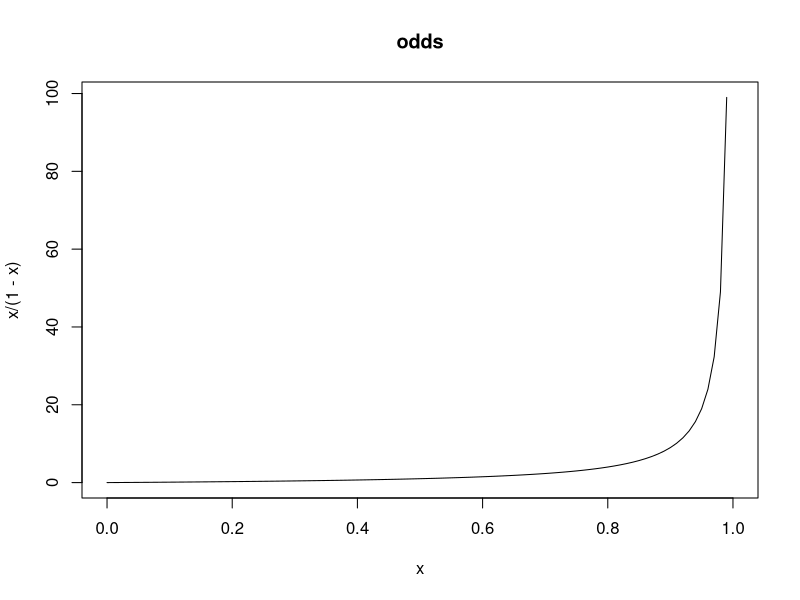
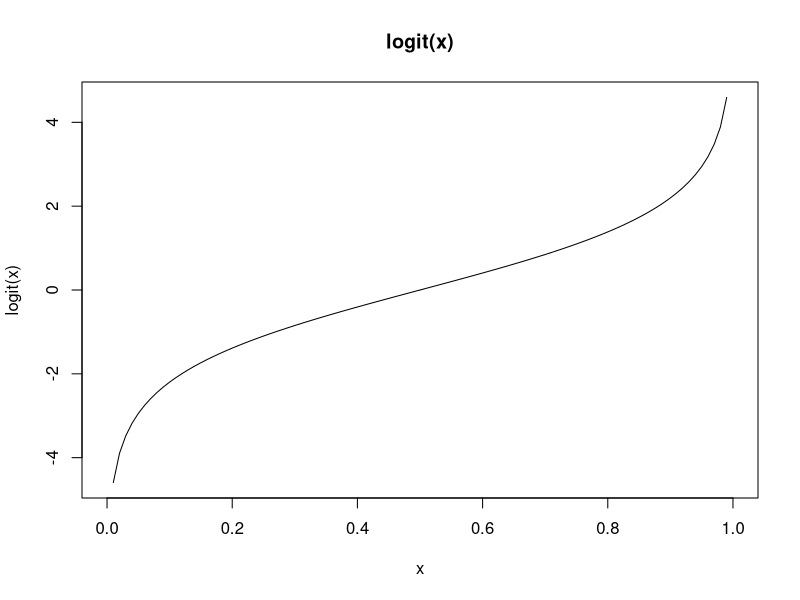
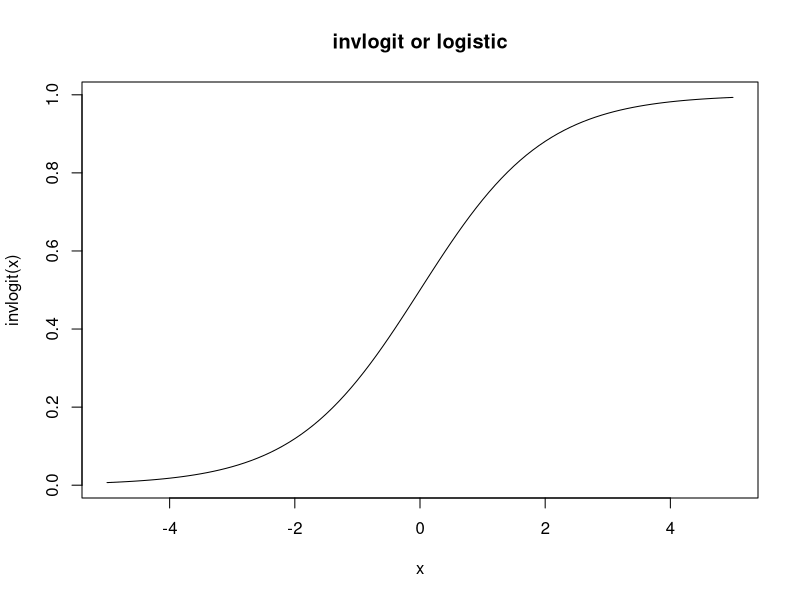
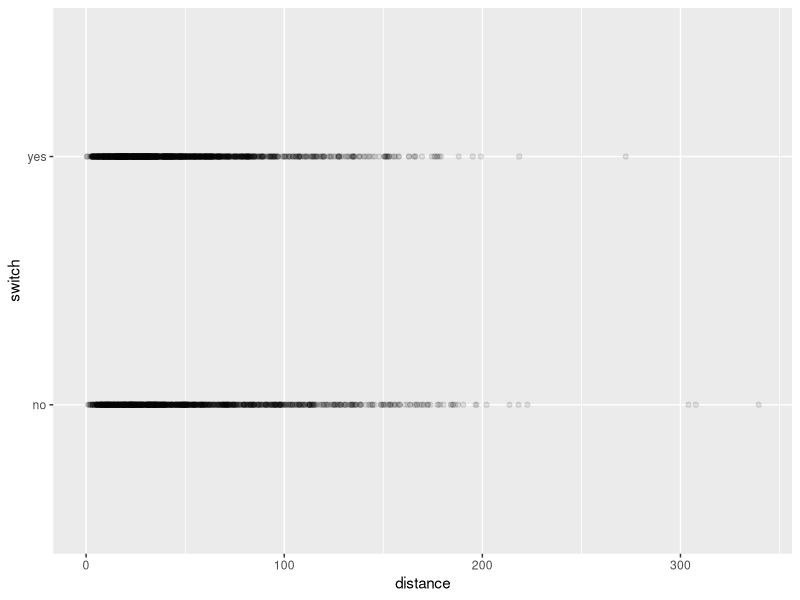
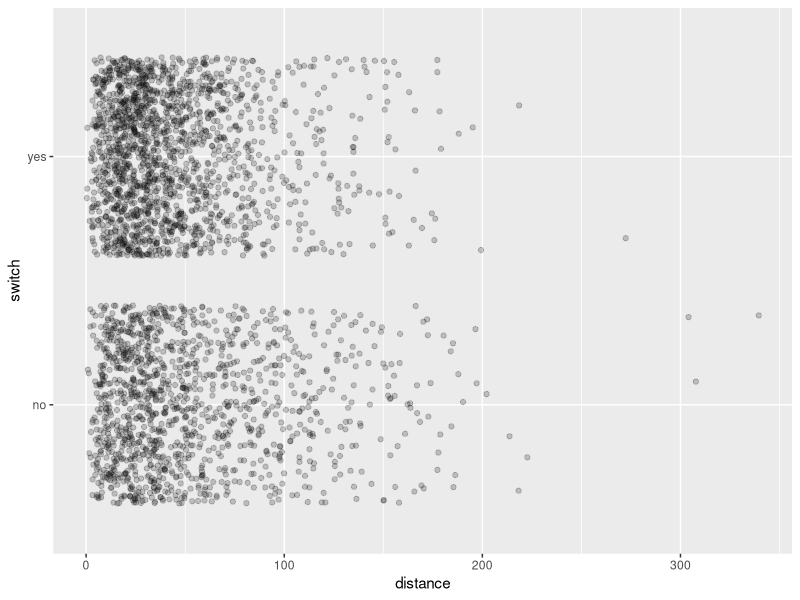
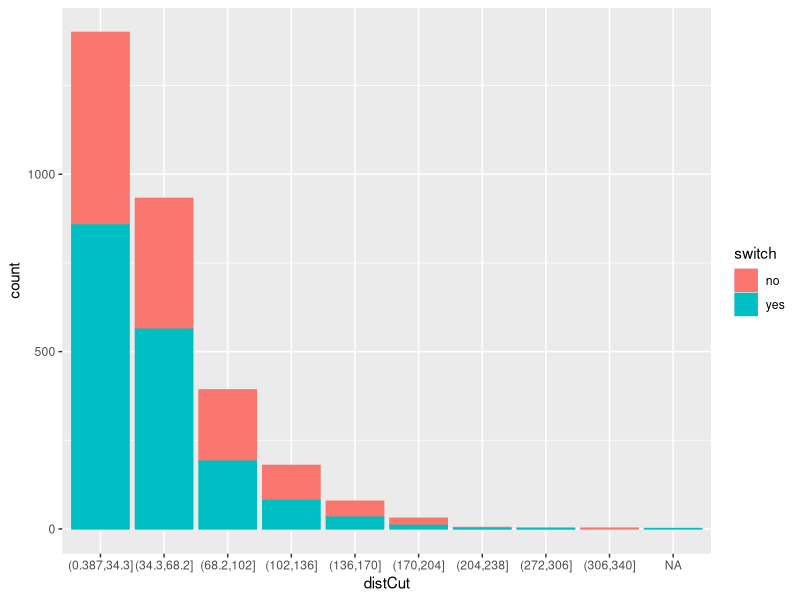
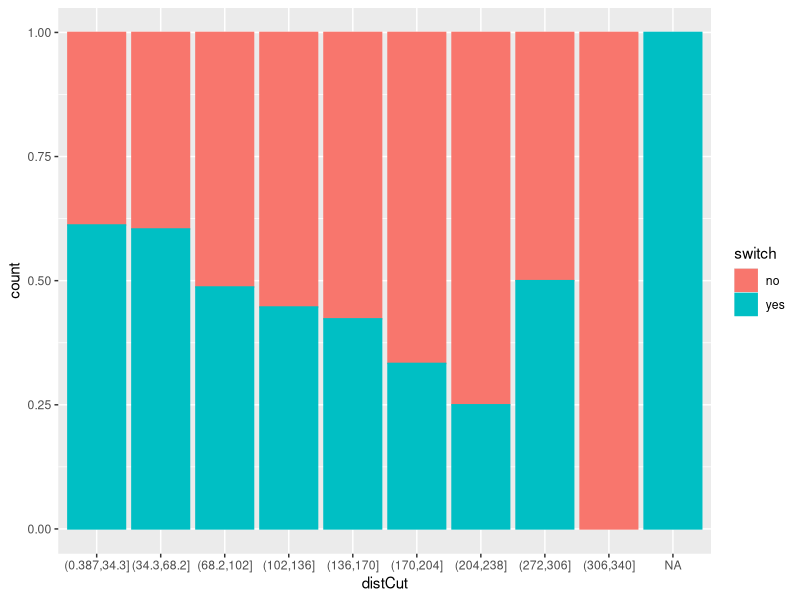
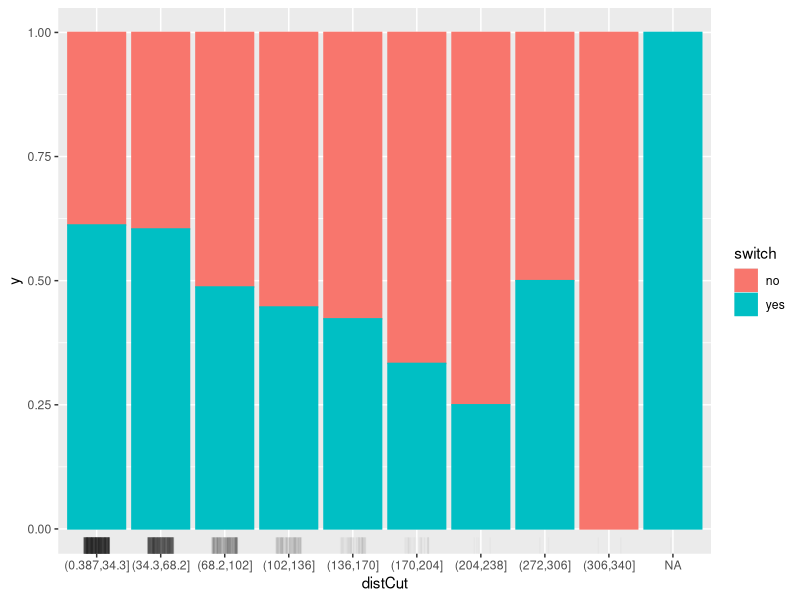

Reproduce these figures in R, in order.
## ---- chunk 1
knitr::opts_chunk$set(echo = TRUE)

## ---- chunk 2
library(arm)
invlogit
logit
curve(x/(1-x), xlim=c(0,1), main='odds')
curve(logit(x), xlim=c(0,1), main='logit(x)')
curve(invlogit(x), xlim=c(-5,5), main='invlogit or logistic')
## ---- chunk 3
data(Wells, package='carData')
summary(Wells)
## ---- chunk 4
library(ggplot2)
ggplot(data=Wells) + geom_point(aes(x=distance, y=switch), alpha=0.1)
ggplot(data=Wells) + geom_jitter(aes(x=distance, y=switch), alpha=0.2) 
## ---- chunk 5
library(dplyr)
Wells_cut <- 
  Wells %>% summarise(min = min(distance), max = max(distance), by = (max-min)/10)  
Wells <- 
  Wells %>% mutate(distCut = cut(distance, 
                                 breaks=seq(Wells_cut$min, Wells_cut$max, Wells_cut$by))) 
ggplot(data=Wells, aes(x=distCut, col=switch, fill=switch)) + geom_bar()
ggplot(data=Wells, aes(x=distCut, col=switch, fill=switch)) + geom_bar(position = "fill" )
ggplot(data=Wells, aes(x=distCut, col=switch, fill=switch)) + geom_bar(position = "fill" ) + 
  geom_rug(aes(x=distCut, y=0.5), position=position_jitter(width=0.2),    alpha=0.02, sides='b', col='black')
## ---- chunk 6
library(dplyr)
Wells_cut <- 
  Wells %>% summarise(min = min(distance), max = max(distance), by = (max-min)/5)  
Wells <- 
  Wells %>% mutate(distCut = cut(distance, 
                                 breaks=seq(Wells_cut$min, Wells_cut$max, Wells_cut$by))) 
ggplot(data=Wells, aes(x=distCut, col=switch, fill=switch)) + geom_bar()
ggplot(data=Wells, aes(x=distCut, col=switch, fill=switch)) + geom_bar(position = "fill" )
ggplot(data=Wells, aes(x=distCut, col=switch, fill=switch)) + geom_bar(position = "dodge" ) +
  scale_y_log10()
## ---- chunk 7
fit0 <- glm(switch ~ distance, family=binomial(link="logit"), 
            data=Wells)
fit0 # 계수 및 model fit(Null Deviance, Residual Deviance, AIC) 확인
## ---- chunk 8
summary(fit0)
coef(fit0)
confint(fit0)

newdat = data.frame(distance = seq(0, 500, 10))
predy <- predict(fit0, newdata=newdat, type='link', se.fit=TRUE)
head(predy) # predy$fit, $se.fit, 
prob = 0.95
predy$lwr <- predy$fit + qnorm((1-prob)/2)*predy$se.fit
predy$upr <- predy$fit + qnorm(1-(1-prob)/2)*predy$se.fit

dfPredy <- data.frame(predy)
dfPredy$distance <- newdat$distance

library(arm)
dfPredy <- 
  dfPredy %>% mutate(lwr = invlogit(lwr),
                     upr = invlogit(upr),
                     fit = invlogit(fit))
## ---- chunk 9
library(effects)
eff <- effect("distance", fit0)
plot(eff, type='response') # type = "rescale", "response", "link"
#plot(eff, family="bionomial")

#effAll <- allEffects(fit0)
#plot(effAll, type='response')

Wells <- Wells %>% mutate(switchnum = ifelse(switch=="yes", 1, 0))
ggplot(data=Wells) + geom_jitter(aes(x=distance, y=switchnum), alpha=0.2, height=0.05) +
  geom_line(data=dfPredy, aes(x=distance, y=fit)) + 
  geom_ribbon(data=dfPredy %>% arrange(distance), aes(x=distance, y=fit, ymin=lwr, ymax=upr), alpha=0.2) 
#ggplot(data=Wells) + geom_jitter(aes(x=distance, y=switchnum), alpha=0.2, height=0.05) +
#  geom_line(data=dfPredy, aes(x=distance, y=fit)) + 
#  geom_ribbon(data=dfPredy %>% arrange(distance), aes(x=distance, y=fit, ymin=lwr, ymax=upr), alpha=0.2) +
#  xlim(-100, 500)

## ---- chunk 10
plot(fit0)
## ---- chunk 11
binnedplot(fitted(fit0), 
           residuals(fit0, type = "response"),
# type should be one of 'deviance', 'pearson', 'working', 'repsonse', 'partial'
           nclass = NULL, 
           xlab = "Expected Values", 
           ylab = "Average residual", 
           main = "Binned residual plot", 
           cex.pts = 0.8, 
           col.pts = 1, 
           col.int = "gray") 

## ---- chunk 12
fitA <- glm(switch ~ association, family=binomial(link="logit"), data=Wells)
summary(fitA)
coef(fitA)
confint(fitA)

eff <- effect("association", fitA)
plot(eff) # type = "rescale", "response", "link"
            
fitB <- glm(switch ~ distance + association, family=binomial(link="logit"), 
            data=Wells)
summary(fitB)
coef(fitB)
confint(fitB)

eff <- allEffects(fitB)
plot(eff, type='response') # type = "rescale", "response", "link"

#eff <- effect("distance", fitB)
#plot(eff, type='response') # type = "rescale", "response", "link"

fitC <- glm(switch ~ distance * association, family=binomial(link="logit"), 
            data=Wells)
summary(fitC)
coef(fitC)
confint(fitC)

eff <- allEffects(fitC)
plot(eff, type='response') # type = "rescale", "response", "link"

eff2 <- effect("distance*association", fitC)
#plot(eff2, type='response')
plot(eff2, type='response', multiline=TRUE)
plot(eff2, type='response', multiline=TRUE, confint=list(style='bands'))
## ---- chunk 13
data('GermanCredit', package='caret')
fit0 <- glm(Class ~ Age, data=GermanCredit, family=binomial)
library(arm)
binnedplot(fitted(fit0), 
           residuals(fit0, type = "response"),
# type should be one of 'deviance', 'pearson', 'working', 'repsonse', 'partial'
           nclass = NULL, 
           xlab = "Expected Values", 
           ylab = "Average residual", 
           main = "Binned residual plot", 
           cex.pts = 0.8, 
           col.pts = 1, 
           col.int = "gray") 
summary(fit0)

#plot(allEffects(fit0), type='rescale')
plot(allEffects(fit0), type='response')
#plot(allEffects(fit0), type='link')

#plot(effect('Age', fit0),  type='rescale')
#plot(effect('Age', fit0),  type='response')
#plot(effect('Age', fit0),  type='link')
## ---- chunk 14
fit1 <- glm(Class ~ Age + Housing.Rent, data=GermanCredit, family=binomial)
library(arm)
binnedplot(fitted(fit1), 
           residuals(fit1, type = "response"),
# type should be one of 'deviance', 'pearson', 'working', 'repsonse', 'partial'
           nclass = NULL, 
           xlab = "Expected Values", 
           ylab = "Average residual", 
           main = "Binned residual plot", 
           cex.pts = 0.8, 
           col.pts = 1, 
           col.int = "gray") 

summary(fit1)

#plot(allEffects(fit1), type='rescale')
plot(allEffects(fit1), type='response')

#plot(allEffects(fit1), type='link')

plot(effect('Age*Housing.Rent', fit1),  type='response')
plot(allEffects(fit1), type='response', multiline=TRUE, confint=list(style='bands'))
## ---- chunk 15
fit2 <- glm(Class ~ Age * Housing.Rent, data=GermanCredit, family=binomial)
library(arm)
binnedplot(fitted(fit2), 
           residuals(fit2, type = "response"),
# type should be one of 'deviance', 'pearson', 'working', 'repsonse', 'partial'
           nclass = NULL, 
           xlab = "Expected Values", 
           ylab = "Average residual", 
           main = "Binned residual plot", 
           cex.pts = 0.8, 
           col.pts = 1, 
           col.int = "gray") 

summary(fit2)

#plot(allEffects(fit1), type='rescale')
plot(allEffects(fit2), type='response')
plot(allEffects(fit2), type='response', multiline=TRUE)
#plot(allEffects(fit1), type='link')

plot(effect('Age*Housing.Rent', fit2),  type='response')
## ---- chunk 16
fit0 <- glm(switch ~ distance, family=binomial(link="logit"), 
            data=Wells)
pred <- predict(fit0, type='link') > 0
pred <- ifelse(pred == TRUE, "yes", "no")
pred <- factor(pred, levels = c('no', 'yes'))
table(pred, Wells$switch)
library(caret)
confusionMatrix(pred, Wells$switch, positive='yes')
